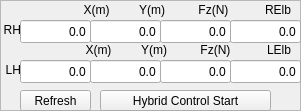
  <widget class="QFrame" name="frame_4">
   <property name="geometry">
    <rect>
     <x>270</x>
     <y>0</y>
     <width>301</width>
     <height>111</height>
    </rect>
   </property>
   <property name="frameShape">
    <enum>QFrame::StyledPanel</enum>
   </property>
   <property name="frameShadow">
    <enum>QFrame::Raised</enum>
   </property>
   <widget class="QLineEdit" name="HYBRID_CTRL_LH_X">
    <property name="geometry">
     <rect>
      <x>20</x>
      <y>60</y>
      <width>71</width>
      <height>23</height>
     </rect>
    </property>
    <property name="text">
     <string>0.0</string>
    </property>
    <property name="alignment">
     <set>Qt::AlignRight|Qt::AlignTrailing|Qt::AlignVCenter</set>
    </property>
   </widget>
   <widget class="QLineEdit" name="HYBRID_CTRL_LH_FZ">
    <property name="geometry">
     <rect>
      <x>160</x>
      <y>60</y>
      <width>71</width>
      <height>23</height>
     </rect>
    </property>
    <property name="text">
     <string>0.0</string>
    </property>
    <property name="alignment">
     <set>Qt::AlignRight|Qt::AlignTrailing|Qt::AlignVCenter</set>
    </property>
   </widget>
   <widget class="QLabel" name="Force_reference_4">
    <property name="geometry">
     <rect>
      <x>20</x>
      <y>0</y>
      <width>271</width>
      <height>20</height>
     </rect>
    </property>
    <property name="text">
     <string>X(m)         Y(m)          Fz(N)           RElb</string>
    </property>
    <property name="alignment">
     <set>Qt::AlignRight|Qt::AlignTrailing|Qt::AlignVCenter</set>
    </property>
   </widget>
   <widget class="QLineEdit" name="HYBRID_CTRL_LH_Y">
    <property name="geometry">
     <rect>
      <x>90</x>
      <y>60</y>
      <width>71</width>
      <height>23</height>
     </rect>
    </property>
    <property name="text">
     <string>0.0</string>
    </property>
    <property name="alignment">
     <set>Qt::AlignRight|Qt::AlignTrailing|Qt::AlignVCenter</set>
    </property>
   </widget>
   <widget class="QLineEdit" name="HYBRID_CTRL_RH_Y">
    <property name="geometry">
     <rect>
      <x>90</x>
      <y>20</y>
      <width>71</width>
      <height>23</height>
     </rect>
    </property>
    <property name="text">
     <string>0.0</string>
    </property>
    <property name="alignment">
     <set>Qt::AlignRight|Qt::AlignTrailing|Qt::AlignVCenter</set>
    </property>
   </widget>
   <widget class="QLineEdit" name="HYBRID_CTRL_RH_X">
    <property name="geometry">
     <rect>
      <x>20</x>
      <y>20</y>
      <width>71</width>
      <height>23</height>
     </rect>
    </property>
    <property name="text">
     <string>0.0</string>
    </property>
    <property name="alignment">
     <set>Qt::AlignRight|Qt::AlignTrailing|Qt::AlignVCenter</set>
    </property>
   </widget>
   <widget class="QLineEdit" name="HYBRID_CTRL_RH_FZ">
    <property name="geometry">
     <rect>
      <x>160</x>
      <y>20</y>
      <width>71</width>
      <height>23</height>
     </rect>
    </property>
    <property name="text">
     <string>0.0</string>
    </property>
    <property name="alignment">
     <set>Qt::AlignRight|Qt::AlignTrailing|Qt::AlignVCenter</set>
    </property>
   </widget>
   <widget class="QLabel" name="label_5">
    <property name="geometry">
     <rect>
      <x>0</x>
      <y>20</y>
      <width>21</width>
      <height>20</height>
     </rect>
    </property>
    <property name="text">
     <string>RH</string>
    </property>
    <property name="alignment">
     <set>Qt::AlignRight|Qt::AlignTrailing|Qt::AlignVCenter</set>
    </property>
   </widget>
   <widget class="QLabel" name="label_6">
    <property name="geometry">
     <rect>
      <x>0</x>
      <y>60</y>
      <width>21</width>
      <height>20</height>
     </rect>
    </property>
    <property name="text">
     <string>LH</string>
    </property>
    <property name="alignment">
     <set>Qt::AlignRight|Qt::AlignTrailing|Qt::AlignVCenter</set>
    </property>
   </widget>
   <widget class="QPushButton" name="BTN_CAR_HYBRID_REFRESH">
    <property name="geometry">
     <rect>
      <x>20</x>
      <y>90</y>
      <width>71</width>
      <height>21</height>
     </rect>
    </property>
    <property name="text">
     <string>Refresh</string>
    </property>
   </widget>
   <widget class="QPushButton" name="BTN_CAR_HYBRID_CONTROL_START">
    <property name="geometry">
     <rect>
      <x>100</x>
      <y>90</y>
      <width>171</width>
      <height>21</height>
     </rect>
    </property>
    <property name="text">
     <string>Hybrid Control Start</string>
    </property>
   </widget>
   <widget class="QLineEdit" name="HYBRID_CTRL_LELB">
    <property name="geometry">
     <rect>
      <x>230</x>
      <y>60</y>
      <width>71</width>
      <height>23</height>
     </rect>
    </property>
    <property name="text">
     <string>0.0</string>
    </property>
    <property name="alignment">
     <set>Qt::AlignRight|Qt::AlignTrailing|Qt::AlignVCenter</set>
    </property>
   </widget>
   <widget class="QLineEdit" name="HYBRID_CTRL_RELB">
    <property name="geometry">
     <rect>
      <x>230</x>
      <y>20</y>
      <width>71</width>
      <height>23</height>
     </rect>
    </property>
    <property name="text">
     <string>0.0</string>
    </property>
    <property name="alignment">
     <set>Qt::AlignRight|Qt::AlignTrailing|Qt::AlignVCenter</set>
    </property>
   </widget>
   <widget class="QLabel" name="Force_reference_5">
    <property name="geometry">
     <rect>
      <x>20</x>
      <y>40</y>
      <width>271</width>
      <height>20</height>
     </rect>
    </property>
    <property name="text">
     <string>X(m)         Y(m)          Fz(N)           LElb</string>
    </property>
    <property name="alignment">
     <set>Qt::AlignRight|Qt::AlignTrailing|Qt::AlignVCenter</set>
    </property>
   </widget>
  </widget>
